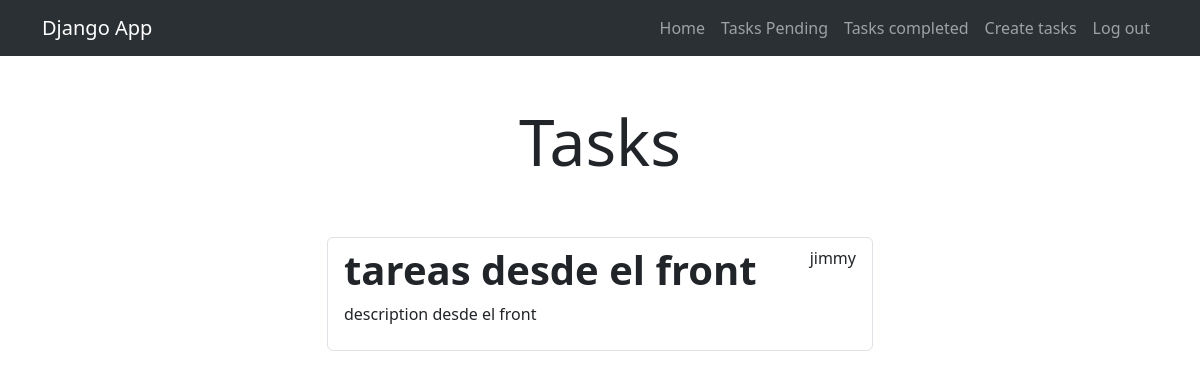
The app's page /tasks/ (signed in), older data.
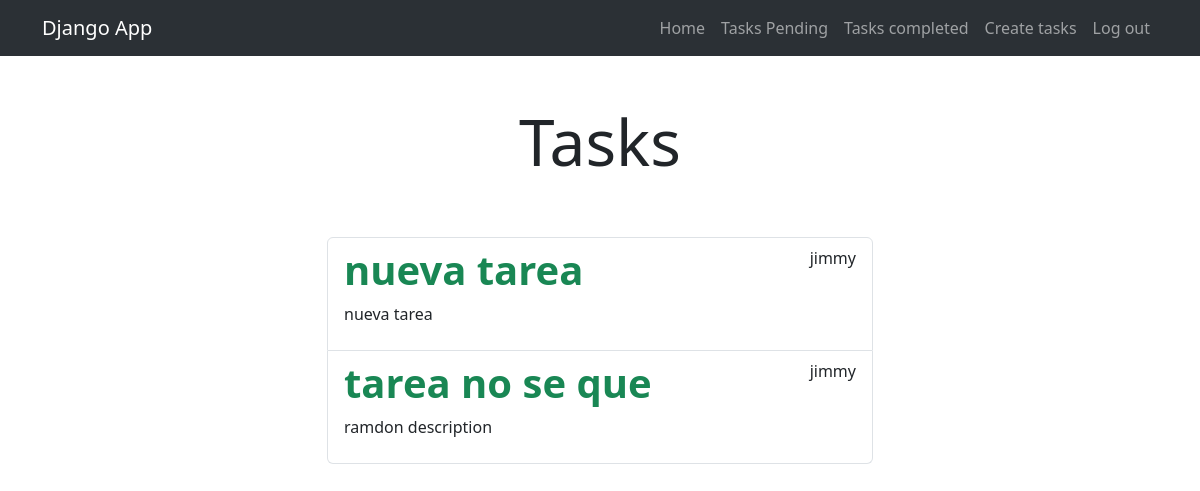
The same page, newer data.
### tasks/models.py (models this page shows, shortened)
class Task(models.Model):
    title = models.CharField(max_length=100)
    description = models.TextField(blank=True )
    created = models.DateTimeField(auto_now_add=True)
    datecompleted = models.DateTimeField(null=True, blank=True)
    important = models.BooleanField(default=False)
    user = models.ForeignKey(User, on_delete=models.CASCADE)

### tasks/views.py (the view)
# urls.py: path('tasks/', views.tasks, name='tasks'),
@login_required
def tasks(request):
    tasks = Task.objects.filter(user = request.user, datecompleted__isnull=True)
    return render(request, 'tasks.html', {'tasks' : tasks})

### tasks/templates/tasks.html (shortened to what this page needs)
{% extends "base.html" %} {% block content %}
<main class="container">
  <div class="row">
    <div class="col-md-6 offset-md-3">
      <h1 class = "text-center display-3 py-5">Tasks</h1>
      <ul class="list-group">
        {% for task in tasks %}
        <a class="list-group-item" href="{% url 'task_detail' task.id %}">
          <header class="d-flex justify-content-between">
            {% if task.important %}
            <h1 class="fw-bold text-success">{{task.title}}</h1>
            {% else %}
            <h1 class="fw-bold">
              {{task.title}}
            </h1>  {% endif %}
            <p>{{task.user.username}}</p>
          </header>
          <p>{{task.description}}</p>
        </a>
        {% endfor %}
      </ul>
    </div>
  </div>
</main>
{% endblock %}

Row changes from the older to the newer data that the page shows:
no longer on this page (row edited): Task: title "tareas desde el front", user.username "jimmy", description "description desde el front"
added Task: title "nueva tarea", user.username "jimmy", description "nueva tarea"
added Task: title "tarea no se que", user.username "jimmy", description "ramdon description"
